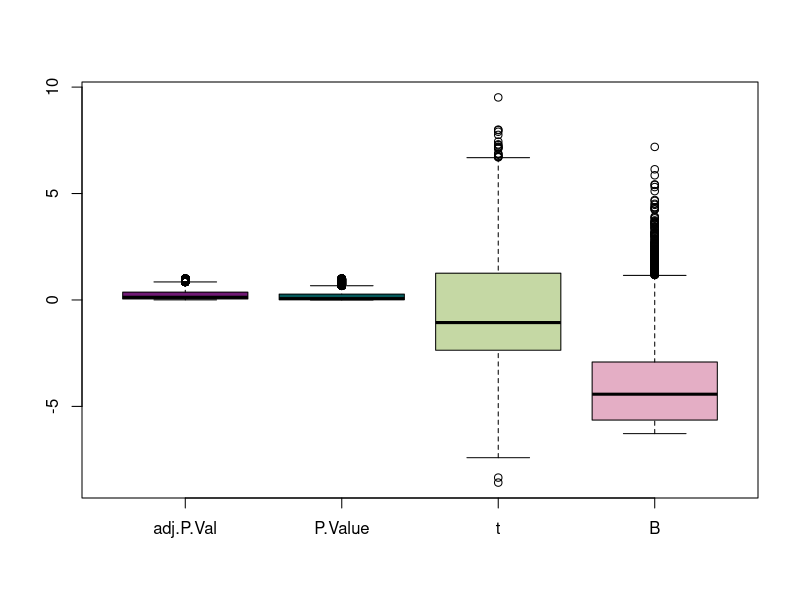
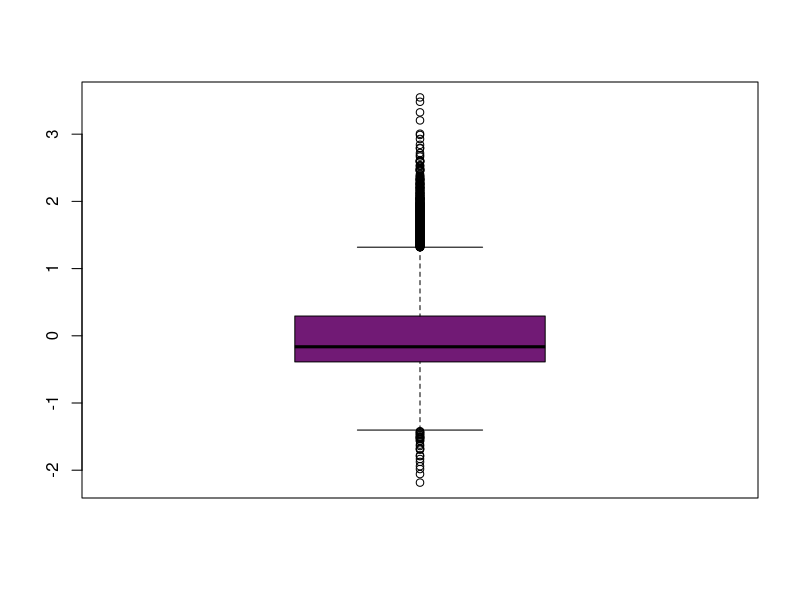
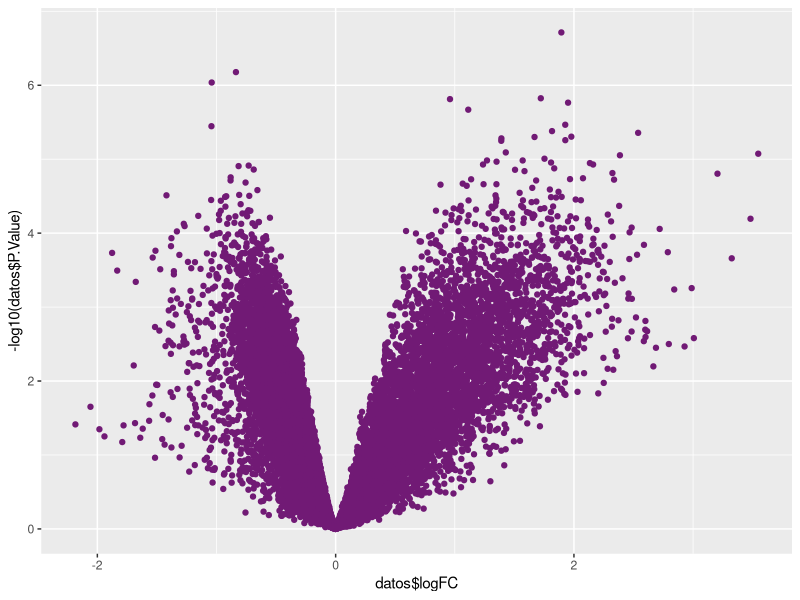

Write the R code that produced these figures, in order.
## ---- chunk 1
knitr::opts_chunk$set(echo = TRUE)
## ---- chunk 2

datos <-read.delim("ExperimentoDesconocido.top.table.tsv", head = T)

View(datos)

## ---- chunk 3


# Boxplot solo por curiosidad

datos_filtr <- datos[, 2:5]

boxplot(datos_filtr, col=c("#711A75", "#05595B", "#C5D8A4", "#E4AEC5"))

# Bocplot de la expresion

boxplot(datos$logFC, col= "#711A75")

## ---- chunk 4

valores_p<-subset(datos, datos$P.Value<=0.05)
valores_p


#Subexpresados

subexpresados<-subset(datos, datos$logFC<0)


#Sobreexpresados

sobreexpresados<-subset(datos, datos$logFC>0)

## ---- chunk 5

#Subexpresados

dim(subexpresados)

#Sobreexpresados

dim(sobreexpresados)


## ---- chunk 6

library(ggplot2)

ggplot(data=datos, aes(x=datos$logFC, y=-log10(datos$P.Value))) + geom_point(col = "#711A75")


## ---- chunk 7

IDsobr <- sobreexpresados$ID

save(IDsobr,file = "sobreexpresados.txt")

IDsub <- subexpresados$ID

save(IDsub,file = "subexpresados.txt")

## ---- chunk 8


